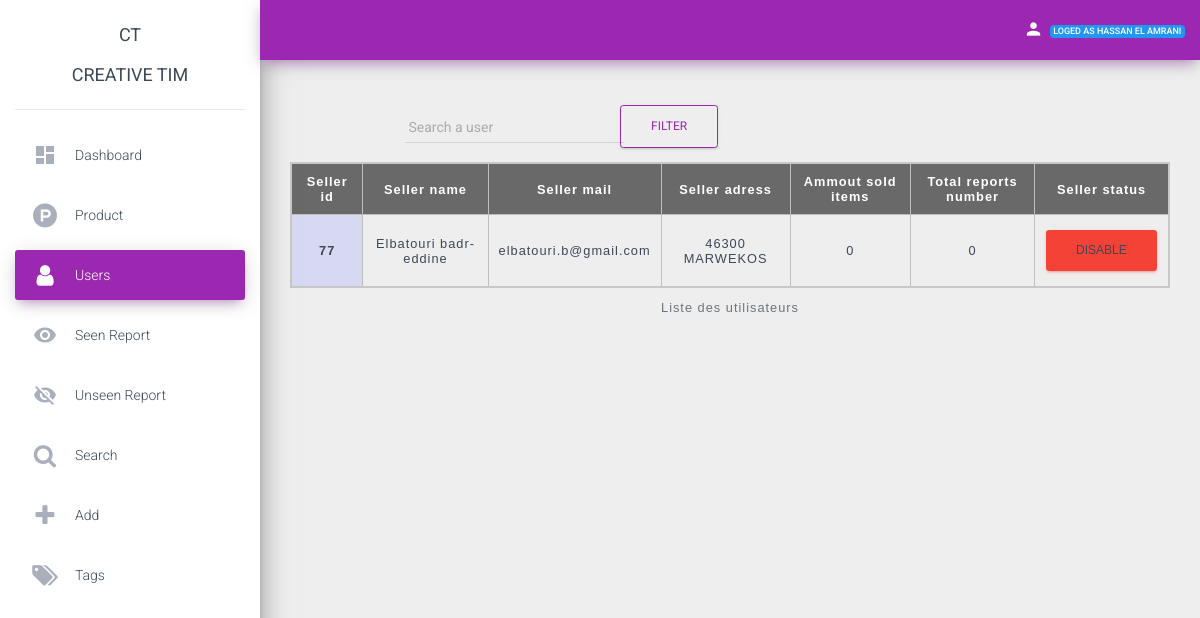
/ADMINPANEL/users.php (signed in), run on the app's committed database.
### tables this page shows
CREATE TABLE `client` (
  `client_id` int(11) NOT NULL,
  `client_name` varchar(100) NOT NULL,
  `client_cname` varchar(100) NOT NULL,
  `client_email` varchar(100) NOT NULL,
  `client_phone` varchar(50) NOT NULL,
  `client_country` varchar(25) NOT NULL,
  `client_address` text NOT NULL,
  `client_city` varchar(100) NOT NULL,
  `client_state` varchar(100) NOT NULL,
  `client_zip` varchar(30) NOT NULL,
  `client_s_name` varchar(100) NOT NULL,
  `client_s_phone` varchar(50) NOT NULL,
  `client_s_country` varchar(25) NOT NULL,
  `client_s_address` text NOT NULL,
  `client_s_city` varchar(100) NOT NULL,
  `client_s_state` varchar(100) NOT NULL,
  `client_s_zip` varchar(30) NOT NULL,
  `client_password` varchar(100) NOT NULL,
  `client_token` varchar(255) NOT NULL,
  `client_datetime` varchar(100) NOT NULL,
  `client_timestamp` varchar(100) NOT NULL,
  `client_status` int(1) NOT NULL,
  `photo_name` varchar(255) NOT NULL DEFAULT 'default.jpeg',
  `description` varchar(500) NOT NULL DEFAULT 'A seller',
  `account_flag` int(1) DEFAULT '0',
  `amount` int(25) DEFAULT '0'
);

### ADMINPANEL/users.php (the view, shortened to what this page needs)
<?php
    if(isset($_POST['search'])){
        $valueToSearch = $_POST['valueToSearch'];
        $query = "SELECT * FROM client WHERE CONCAT(`client_id`, `client_name`, `client_address`, `client_email`) LIKE '%".$valueToSearch."%'";
    }
    else {
        $query = "SELECT * FROM client";
        }
?>
<head>
    <link href="https://cdn.jsdelivr.net/npm/bootstrap@5.0.0-beta1/dist/css/bootstrap.min.css" rel="stylesheet">
</head>
<body class="">
    <div class="wrapper ">
    <div class="sidebar " data-color="purple" data-background-color="white">
<?php require_once('sidebar.php'); ?>
</div>
        <div class="main-panel">
        <?php require_once('nav-bar.php'); ?>
            <div class="content">
                <div class="container-fluid">
                    <div class="formSearch">
                    <form action="users.php" method="post" class="formSearch">
                    <input type="text" name="valueToSearch" placeholder="Search a user" class="form-control rounded" >
                    <div class="abs"><input class="btn btn-outline-primary" type="submit" name="search" value="Filter"></div>
                    </div>
                    <table class="">
                        <caption style="text-align : center">Liste des utilisateurs</caption>
                        <tr>
                            <th scope="col" class="text-center">Seller id</th>
                            <th scope="col" class="text-center">Seller name</th>
                            <th scope="col" class="text-center">Seller mail</th>
                            <th scope="col" class="text-center">Seller adress</th>
                            <th scope="col" class="text-center">Ammout sold items</th>
                            <th scope="col" class="text-center">Total reports number</th>
                            <th scope="col" class="text-center">Seller status</th>
                        </tr>
                        <?php
                        $statement = $pdo->prepare($query);
                        $statement->execute();
                        $result = $statement->fetchAll(PDO::FETCH_ASSOC);
                        foreach ($result as $row) {
                            $buyedProduct = 0;
                            $reportedTimes = 0;
                            $row['reported_times'] = $reportedTimes;
                            $row['selled_item_count'] = $buyedProduct;
                            ?>
                            <tr><th scope="row" style="text-align:center"  ><?php   echo$row['client_id'] ;?></td>
                            <td  ><?php   echo$row['client_name'] ;?></td>
                            <td  ><?php   echo$row['client_email'] ;?></td>
                            <td  ><?php   echo$row['client_address'] ;?></td>
                            <td  ><?php   echo$row['selled_item_count'] ;?></td>
                            <td  ><?php   echo$row['reported_times'] ;?></td>
                            <td>
                              <?php
                            if ($row['client_status'] == 0) {
                             ?>
                             <a class='statusButton btn btn-success _<?php echo $row['client_id'] ?>' onclick="stateChange(true,this)">Enable</a>
                            <?php
                            } else {
                            ?>
                                <a class='statusButton btn btn-danger _<?php echo $row['client_id'] ?>' onclick="stateChange(false,this)">Disable</a>
                        <?php
                            }
                            echo "</td></tr>";
                        }
                        ?>
                    </table>
                </div>
            </div>
        </div>
    </div>
    <link rel="stylesheet" href="https://maxcdn.bootstrapcdn.com/font-awesome/latest/css/font-awesome.min.css">
    <link href="../assets/css/material-dashboard.css?v=2.1.2" rel="stylesheet" />

### ADMINPANEL/users.php (style rules this page uses)
td, th { border: 1px solid rgb(190, 190, 190); padding: 10px; }
td { text-align: center; }
tr:nth-child(even) { background-color: #eee; }
th[scope="col"] { background-color: #696969; color: #fff; }
th[scope="row"] { background-color: #d7d9f2; }
caption { padding: 10px; caption-side: bottom; }
table { border-collapse: collapse; border: 2px solid rgb(200, 200, 200); letter-spacing: 1px; font-family: sans-serif; font-size: .8rem; }
input[type=text] { float: right; padding: 6px; border: none; margin-top: 8px; margin-right: 16px; font-size: 17px; }
.formSearch { display:flex; justify-content:center; position:relative; right:100px; }
.abs { position:absolute; left:200px; }

### data on the page
client: client_id "77", client_name "Elbatouri badr-eddine", client_email "elbatouri.b@gmail.com", client_address "46300 MARWEKOS", amount "0"

### other printed values
$_SESSION["admin"]["name"] "HASSAN EL AMRANI"
